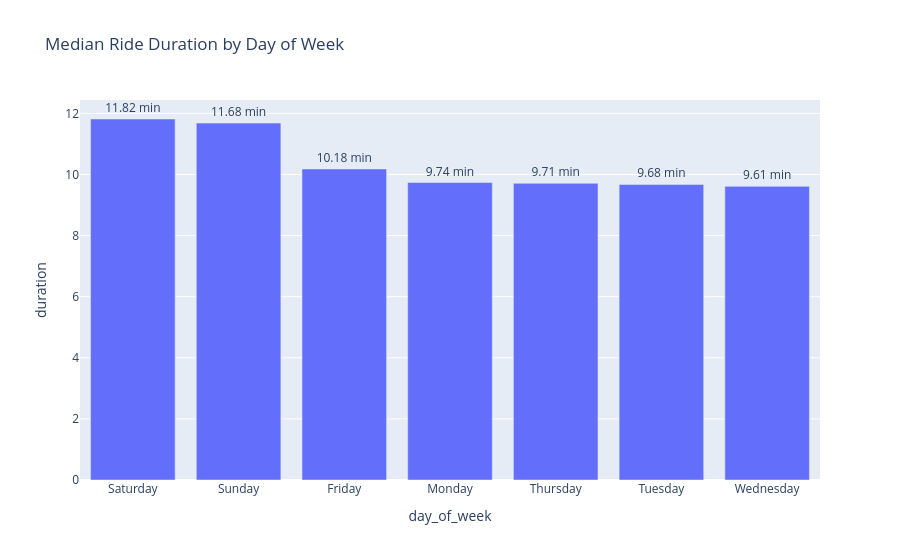

The notebook cell saved with this chart:
### Code cell
# visual 
fig = px.bar(
    avg_duratioin_by_day, 
    x='day_of_week', 
    y='duration', 
    text='duration', 
    title='Median Ride Duration by Day of Week'
)
fig.update_traces(texttemplate='%{text:.2f} min', textposition='outside')
fig.show()

### Figure 1 — Plotly figure (JSON) as saved in the notebook; plotly's stock layout.template omitted (floating-point values rounded to 4 significant figures)
{"data": [{"hovertemplate": "day_of_week=%{x}<br>duration=%{text}<extra></extra>", "legendgroup": "", "marker": {"color": "#636efa", "pattern": {"shape": ""}}, "name": "", "orientation": "v", "showlegend": false, "text": [11.82, 11.68, 10.18, 9.737, 9.711, 9.675, 9.611], "textposition": "outside", "texttemplate": "%{text:.2f} min", "type": "bar", "x": ["Saturday", "Sunday", "Friday", "Monday", "Thursday", "Tuesday", "Wednesday"], "xaxis": "x", "y": [11.82, 11.68, 10.18, 9.737, 9.711, 9.675, 9.611], "yaxis": "y"}], "layout": {"barmode": "relative", "legend": {"tracegroupgap": 0}, "title": {"text": "Median Ride Duration by Day of Week"}, "xaxis": {"anchor": "y", "domain": [0, 1], "title": {"text": "day_of_week"}}, "yaxis": {"anchor": "x", "domain": [0, 1], "title": {"text": "duration"}}}}
